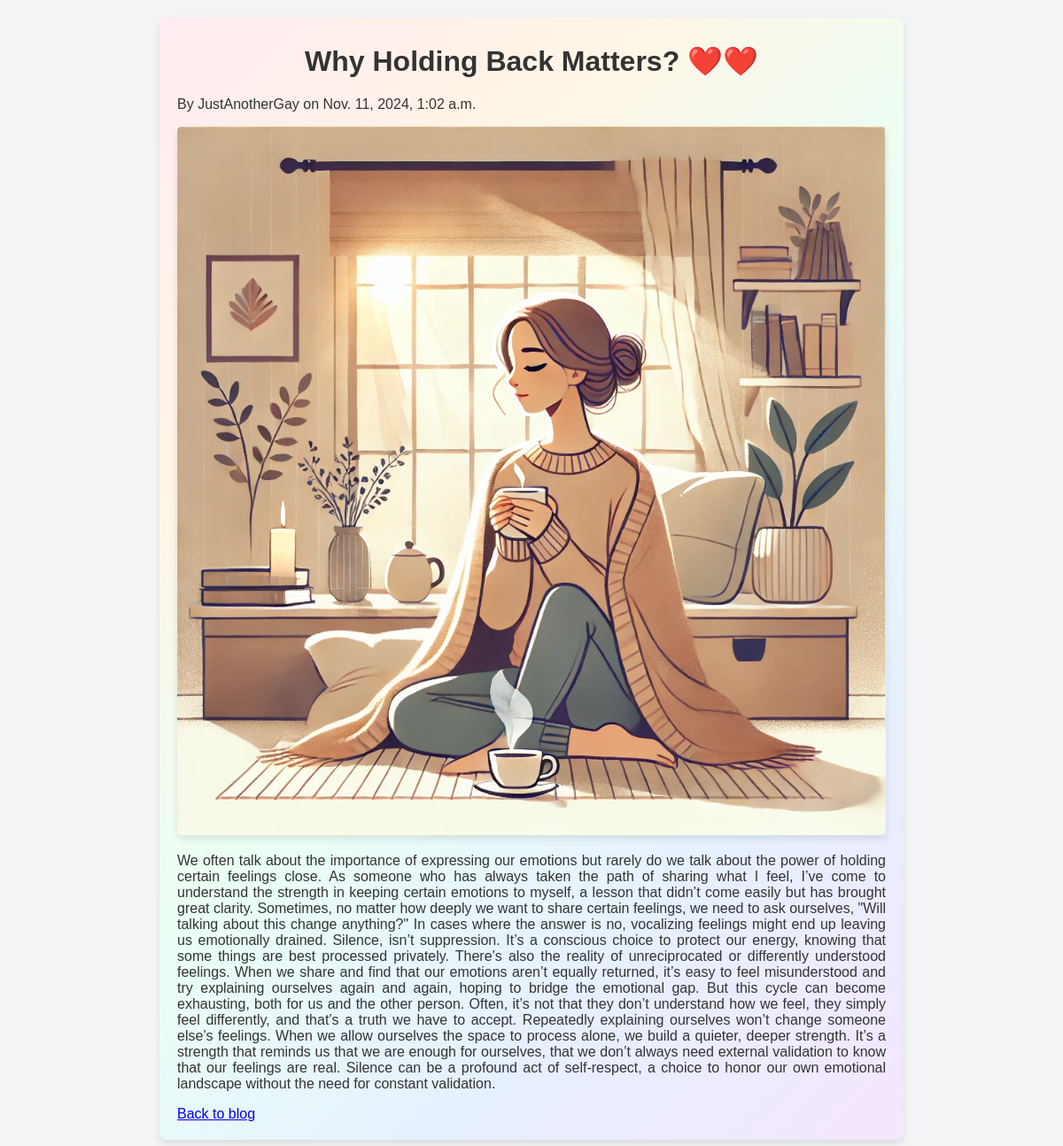
The app's page /why-holding-back-matters/ with its own data.
### myapp/models.py (models this page shows, shortened)
class Post(models.Model):
    title = models.CharField(max_length=200)
    content = models.TextField()
    created_at = models.DateTimeField(default=timezone.now)
    updated_at = models.DateTimeField(auto_now=True)
    author = models.CharField(max_length=100)
    slug = models.SlugField(unique=True, max_length=200)
    image = models.ImageField(upload_to='post_images/', blank=True, null=True)

### myapp/views.py (the view)
# urls.py: path('<slug:slug>/', views.post_detail, name='post_detail'),
def post_detail(request, slug):
    post = get_object_or_404(Post, slug=slug)
    return render(request, 'post_detail.html', {'post': post})

### myapp/templates/post_detail.html (shortened to what this page needs)
<!DOCTYPE html>
<html lang="en">
<head>
    {% load static %}
    <link rel="stylesheet" href="{% static 'css/styles.css' %}">
</head>
<body>
    <div class="post-detail-container">
        <h1 class="post-title">{{ post.title }} ❤️❤️</h1>
        <p>By {{ post.author }} on {{ post.created_at }}</p>
        {% if post.image %}
            <img src="{{ post.image.url }}" alt="{{ post.title }}" class="post-detail-image">
        {% endif %}
        <div class="post-content">
            <p>{{ post.content }}</p>
        </div>
        <a href="{% url 'post_list' %}">Back to blog</a>
    </div>
</body>
</html>

### myapp/static/css/styles.css (style rules this page uses)
body { font-family: Arial, sans-serif; background-color: #f3f4f6; color: #333; margin: 0; padding: 0; }
.post-detail-image { display: block; width: 100%; max-width: 500px; height: auto; margin: 0 auto; border-radius: 8px; box-shadow: 0 4px 8px rgba(0, 0, 0, 0.1); }
.post-detail-container { background: linear-gradient(135deg, #ffebf0, #fff5e6, #eafff5, #e6f0ff, #f5e6ff); padding: 20px; border-radius: 8px; box-shadow: 0 4px 8px rgba(0, 0, 0, 0.1); max-width: 800px; margin: 20px auto; }
.post-detail-image { display: block; max-width: 100%; height: auto; margin: 0 auto; border-radius: 5px; }
.post-title { font-size: 2rem; font-weight: bold; color: #333; margin-top: 10px; text-align: center; }
.post-content { font-size: 1rem; color: #333; margin-top: 20px; text-align: justify; }

### records on screen
Post: title "Why Holding Back Matters?", author "JustAnotherGay", created_at "Nov. 11, 2024, 1:02 a.m.", image (picture), content "We often talk about the importance of expressing our emotions but rarely do we talk about the power of holding certain feelings close. As someone who has always taken the path of sharing what I feel, I’ve come to understand the strength in keeping certain emotions to myself, a lesson that didn’t come easily but has brought great clarity. Sometimes, no matter how deeply we want to share certain feelings, we need to ask ourselves, \"Will talking about this change anything?\" In cases where the answer is no, vocalizing feelings might end up leaving us emotionally drained. Silence, isn’t suppression. It’s a conscious choice to protect our energy, knowing that some things are best processed…"
